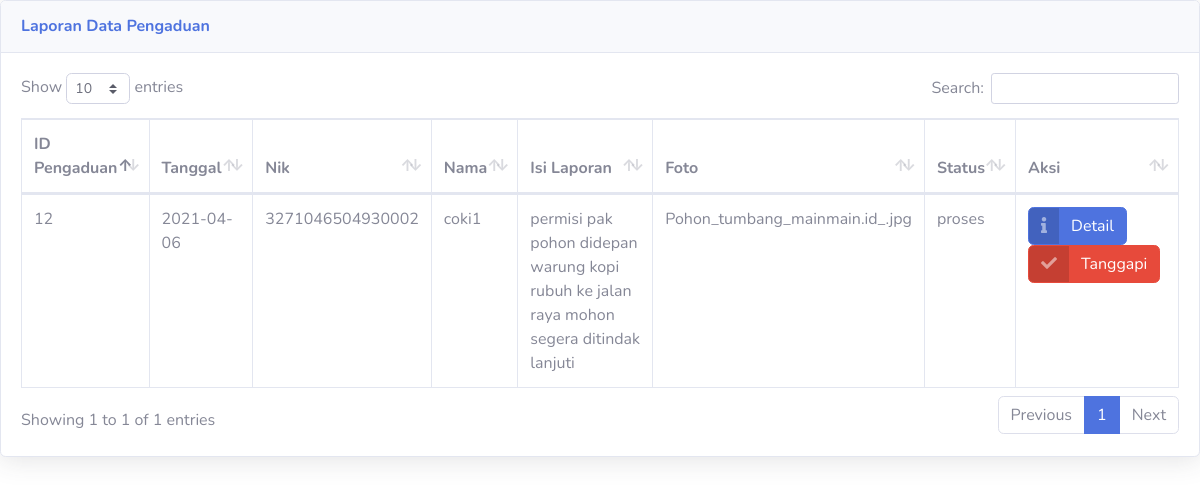
The app's page /admin/verifikasi_pengaduan.php with its own data.
### tables this page shows
CREATE TABLE `pengaduan` (
  `id_pengaduan` int(11) NOT NULL,
  `tgl_pengaduan` date NOT NULL,
  `nik` varchar(16) NOT NULL,
  `nama` varchar(35) NOT NULL,
  `isi_laporan` text NOT NULL,
  `foto` varchar(255) NOT NULL,
  `status` enum('0','proses','selesai') NOT NULL
);

### admin/verifikasi_pengaduan.php (the view, shortened to what this page needs)
<!DOCTYPE html>
<html lang="en">
<head>
  <link href="../vendor/fontawesome-free/css/all.min.css" rel="stylesheet" type="text/css">
  <link href="../css/sb-admin-2.min.css" rel="stylesheet">
  <link href="../vendor/datatables/dataTables.bootstrap4.min.css" rel="stylesheet">
</head>
<body id="page-top">
          <div class="card shadow mb-4">
            <div class="card-header py-3">
              <b><h6 class="m-0 font-weight-bold text-primary">Laporan Data Pengaduan</h6></b>
            </div>
            <div class="card-body">
              <div class="table-responsive">
                <table class="table table-bordered" id="dataTable" width="100%" cellspacing="0">
                  <thead>
                    <tr>
                      <th>ID Pengaduan</th>
                      <th>Tanggal</th>
                      <th>Nik</th>
                      <th>Nama</th>
                      <th>Isi Laporan</th>
                      <th>Foto</th>
                      <th>Status</th>
                      <th>Aksi</th>
                    </tr>
                  </thead>
                  <?php
                  require '../koneksi.php';
                  $sql=mysqli_query($con,"select * from pengaduan where status='proses'");
                  while($data=mysqli_fetch_array($sql)){
                  ?>
                  <tbody>
                    <tr>
                      <td><?php echo $data['id_pengaduan'];?></td>
                      <td><?php echo $data['tgl_pengaduan'];?></td>
                      <td><?php echo $data['nik'];?></td>
                      <td><?php echo $data['nama'];?></td>
                      <td><?php echo $data['isi_laporan'];?></td>
                      <td><?php echo $data['foto'];?></td>
                      <td><?php echo $data['status'];?></td>
                      <td>
                    <a href="?url=detail_pengaduan&id=<?php echo $data['id_pengaduan']; ?>" class="btn btn-primary btn-icon-split">
                    <span class="icon text-white-50">
                    <i class="fas fa-info"></i>
                    </span>
                    <span class="text">Detail</span>
                    </a>
                    <a href="?url=tanggapan&id=<?php echo $data['id_pengaduan']; ?>" class="btn btn-danger btn-icon-split">
                    <span class="icon text-white-50">
                    <i class="fas fa-check"></i>
                    </span>
                    <span class="text">Tanggapi</span>
                    </a>
                      </td>
                    </tr>
                  </tbody>
                  <?php } ?>
                </table>
              </div>
            </div>
          </div>
</body>
</html>

### records on screen
pengaduan: id_pengaduan "12", tgl_pengaduan "2021-04-06", nik "3271046504930002", nama "coki1", isi_laporan "permisi pak pohon didepan warung kopi rubuh ke jalan raya mohon segera ditindak lanjuti", foto "Pohon_tumbang_mainmain.id_.jpg", status "proses"
